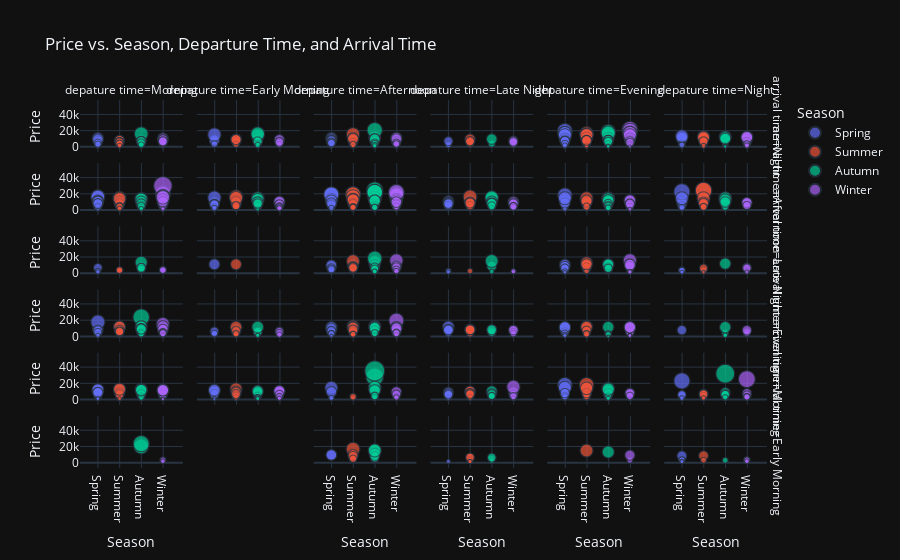

Here is the notebook cell this chart was saved with:
### Code cell
import plotly.express as px

# Assuming your DataFrame is named 'data'
fig = px.scatter(data, 
                 x='Season', 
                 y='Price', 
                 color='Season', 
                 size='Price',
                 facet_col='depature time',  # Assuming there is a typo in your column name 'depature time'
                 facet_row='arrival time',
                 title='Price vs. Season, Departure Time, and Arrival Time',
                 template='plotly_dark')

fig.show()
